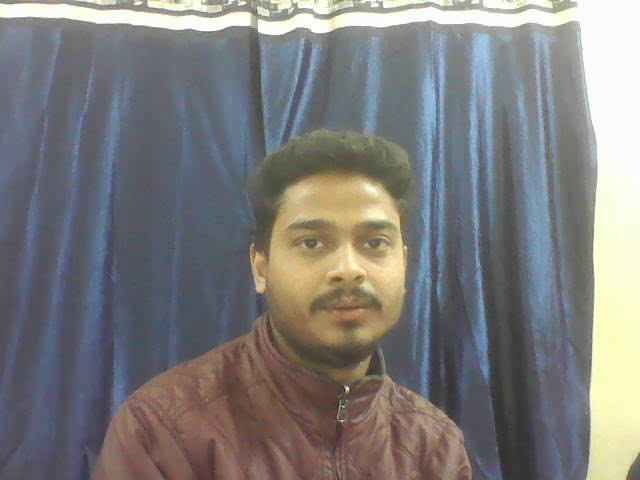
#> input picture frame 0 of Pedestrain_rishav/output.avi, 640 x 480 px, given in place of the camera
$ python live-video.py
#> lines starting #> are read from the running program, lines starting #| are printed output that depends on the picture; after the words box and inside, x2 and y2 are one past the last pixel; in counts of white or black regions, pixels touching at a corner belong together
#> further down, frame is the input picture: shape (480, 640, 3); mean B, G, R 123.8, 124.3, 124.8
### Pedestrain_rishav/Human_Detection.py
import cv2
import numpy as np
from imutils.object_detection import non_max_suppression


## Histogram of Oriented Gradients Detector
HOGCV = cv2.HOGDescriptor()
HOGCV.setSVMDetector(cv2.HOGDescriptor_getDefaultPeopleDetector())

def Detector(frame):
    ## USing Sliding window concept
    rects, weights = HOGCV.detectMultiScale(frame, winStride=(4, 4), padding=(8, 8), scale=1.03)
#> rects = [[336, 19, 68, 137], [254, 0, 93, 175]]; weights = [0.154, 0.454]
    rects = np.array([[x, y, x + w, y + h] for (x, y, w, h) in rects])
#> rects = [[336, 19, 404, 156], [254, 0, 347, 175]]
    pick = non_max_suppression(rects, probs=None, overlapThresh=0.65)
#> pick = [[254, 0, 347, 175], [336, 19, 404, 156]]
    c = 1
    for x, y, w, h in pick:
        cv2.rectangle(frame, (x, y), (w, h), (0, 0, 255), 2)
        cv2.putText(frame, f'P{c}', (x, y), cv2.FONT_HERSHEY_SIMPLEX, 0.6, (255, 255, 255), 2)
        c += 1
#> this loop made 2 passes
#> (x, y, w, h, c) on passes 1 to 2: (254, 0, 347, 175, 2), (336, 19, 404, 156, 3)
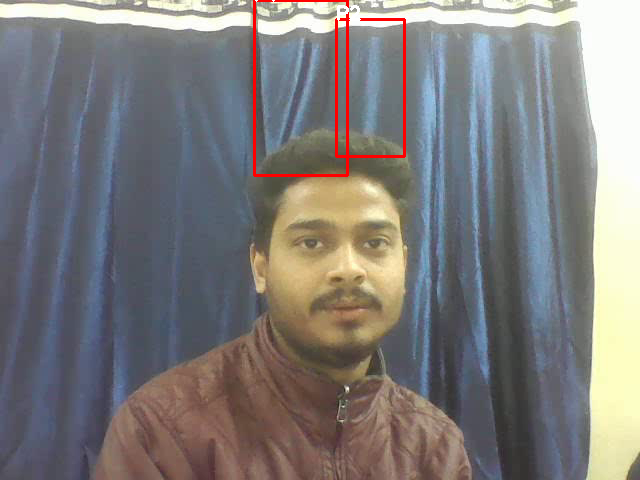
#> frame: shape (480, 640, 3); 0.93% of pixels changed, all inside (x1, y1, x2, y2) = (253, 0, 406, 177)
#> after the loop, c = 3

    cv2.putText(frame, f'Total Persons : {c - 1}', (20, 450), cv2.FONT_HERSHEY_DUPLEX, 0.8, (255, 255,255), 2)
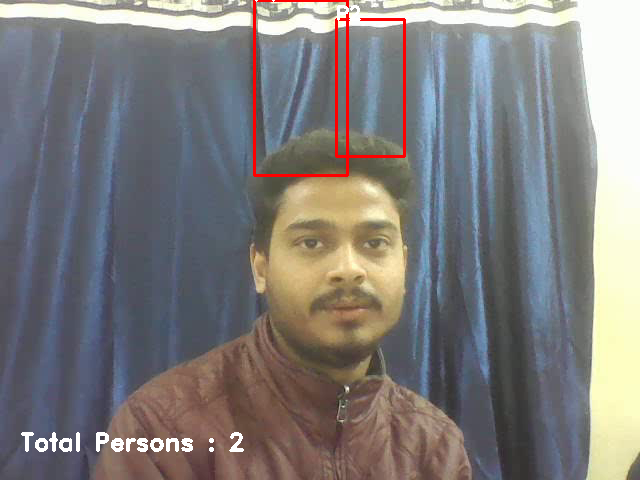
#> frame: shape (480, 640, 3); 0.51% of pixels changed, all inside (x1, y1, x2, y2) = (21, 432, 244, 452)
    cv2.imshow('output', frame)
    return frame

### Pedestrain_rishav/live-video.py
import cv2
from Human_Detection import Detector

cap = cv2.VideoCapture(0)

# Define the codec and create VideoWriter object
fourcc = cv2.VideoWriter_fourcc(*'XVID')
out = cv2.VideoWriter('output.avi', fourcc, 20.0, (640, 480))

# Loop through frames from webcam
while cap.isOpened():
    # Capture frame-by-frame
    ret, frame = cap.read()

    if ret:
        # Write the frame to output file
        out.write(frame)
        frame = Detector(frame)

        k = cv2.waitKey(1) & 0xff
#> (key q is pressed here)
        if k == 27:
            break
        # Press 'q' key to exit
        if cv2.waitKey(1) & 0xFF == ord('q'):
#> (key q is pressed here)
            break
    else:
        break

# Release everything when done
cap.release()
out.release()

cv2.destroyAllWindows()
